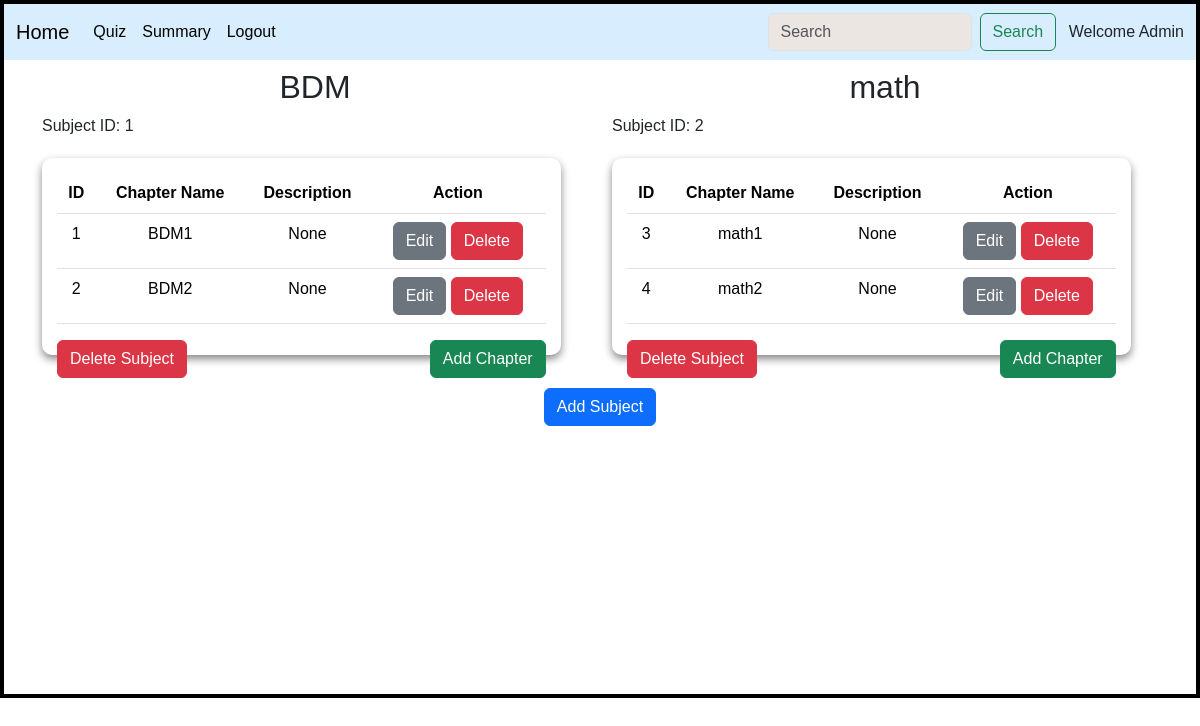
/admin, run on an earlier commit of the app's database.
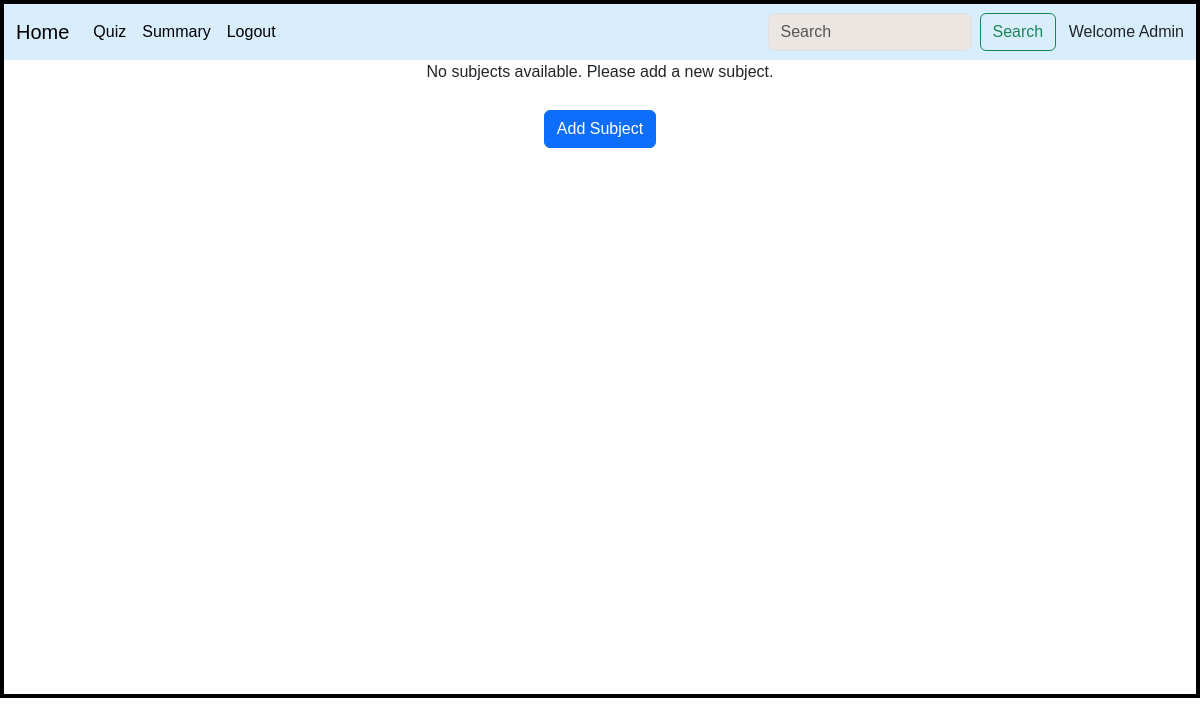
And on a later commit of the database.
### application/models.py (models this page shows)
class Subject(db.Model):
    id = db.Column(db.Integer(), primary_key=True)
    name = db.Column(db.String(), nullable=False, unique=True)
    description = db.Column(db.String(), nullable=True)
    chapters = db.relationship('Chapter', backref='subject')

class Chapter(db.Model):
    id = db.Column(db.Integer, primary_key=True)
    subject_id = db.Column(db.Integer, db.ForeignKey('subject.id'), nullable=False)
    name = db.Column(db.String(), nullable=False)
    description = db.Column(db.String(), nullable=True)
    quizzes = db.relationship('Quiz', backref='chapter')

### application/controllers.py (the view)
@app.route('/admin',methods=['GET','POST'])
def admin_dashboard():
    subjects = Subject.query.all()
    if subjects:
        return render_template('admin_dashboard.html',subjects=subjects)
    else:
        return render_template('admin_dashboard.html',subjects=[])

### templates/admin_dashboard.html (shortened to what this page needs)
<!DOCTYPE html>
<html lang="en">
<head>
    <link rel="stylesheet" href="/static/style.css">
    <link href="https://cdn.jsdelivr.net/npm/bootstrap@5.3.3/dist/css/bootstrap.min.css" rel="stylesheet">
</head>
<body>
    <div id="main">
        <div id="canvas">
          <nav class="navbar navbar-expand-lg bg-body-dark" style="background-color: 	#d8eeff;">
                <div class="container-fluid">
                  <a class="navbar-brand" href="/admin">Home</a>
                  <div class="collapse navbar-collapse" id="navbarSupportedContent">
                    <ul class="navbar-nav me-auto mb-2 mb-lg-0">
                      <li class="nav-item">
                        <a class="nav-link active" aria-current="page" href="/quizmantemp">Quiz</a>
                      </li>
                      <li class="nav-item">
                        <a class="nav-link active" aria-current="page" href="#">Summary</a>
                      </li>
                      <li class="nav-item">
                        <a class="nav-link active" aria-current="page" href="/userlogin">Logout</a>
                      </li>
                    </ul>
                    <form class="d-flex" role="search">
                      <input class="form-control me-2" type="search" placeholder="Search" aria-label="Search" style="background-color: #ece6e3;">
                      <button class="btn btn-outline-success" type="submit">Search</button>
                    </form>
                  </div>
                  <span>&ensp; Welcome Admin</span>
                </div>
              </nav>
              <div class="container">
                {% if subjects %}
                <div class="row">
                  {% for subject in subjects %}
                  <div class="col-md-6">
                      <h2 class="text-center mt-2">{{ subject.name}}</h2>
                      <p>Subject ID: {{ subject.id }}</p>
                    <div class="table-div">
                      <table class="table table-hover">
                        <thead>
                          <tr>
                            <th scope="col">ID</th>
                            <th scope="col">Chapter Name</th>
                            <th scope="col">Description</th>
                            <th scope="col">Action</th>
                          </tr>
                        </thead>
                        <tbody>
                          {% for chapter in subject.chapters %}
                            <tr>
                              <td>{{ chapter.id }}</td>
                              <td>{{ chapter.name }}</td>
                              <td>{{ chapter.description }}</td>
                              <td>
                                <a href='/editchapter/{{chapter.id}}' class="btn btn-secondary">Edit</a>
                                <a href='/deletechapter/{{chapter.id}}' class="btn btn-danger">Delete</a>
                              </td>
                            </tr>
                          {% endfor %}
                        </tbody>
                      </table>
                      <div class="text-center">
                        <a href= '/addchapter/{{subject.id}}' class="btn btn-success float-end">Add Chapter</a>
                        <a href="/deletesubject/{{ subject.id }}" class="btn btn-danger float-start">Delete Subject</a>
                      </div>
                    </div>
                  </div>
                  {% endfor %}
                </div>
                {% else %}
                  <div class="text-center">
                    <p>No subjects available. Please add a new subject.</p>
                  </div>
                {% endif %}
              </div>
              <div class="text-center">
                <a href="/addsubject" class="btn btn-primary" style="position: relative;; margin-top: 10px;">Add Subject</a>
              </div>
        </div>
    </div>
</body>
</html>

### static/style.css (style rules this page uses)
* { margin: 0px; font-family: 'Gill Sans', 'Gill Sans MT', Calibri, 'Trebuchet MS', sans-serif; }
#main, #canvas { border: 2px solid black; }
#canvas { margin: auto; min-height: 694px; position: relative; }

What changed in the data, as far as the page shows it:
removed Subject: name "BDM", id "1"
removed Chapter: id "1", name "BDM1", description "None", shown under "BDM"
removed Chapter: id "2", name "BDM2", description "None", shown under "BDM"
removed Subject: name "math", id "2"
removed Chapter: id "3", name "math1", description "None", shown under "math"
removed Chapter: id "4", name "math2", description "None", shown under "math"
Also different on the page:
text now shown: "No subjects available. Please add a new subject."
